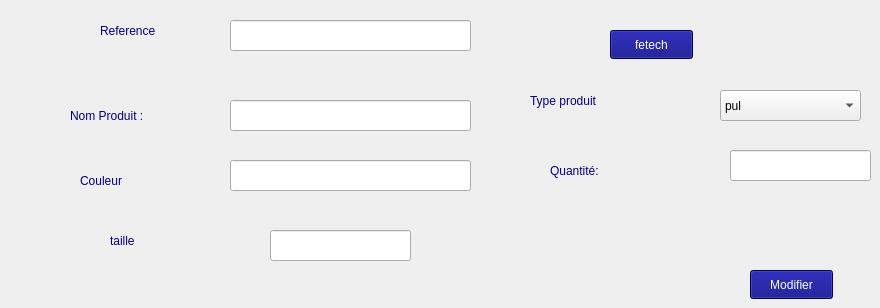
               <widget class="QWidget" name="tab_4">
                <attribute name="title">
                 <string>modifier</string>
                </attribute>
                <widget class="QLineEdit" name="le_qte_2">
                 <property name="geometry">
                  <rect>
                   <x>730</x>
                   <y>150</y>
                   <width>141</width>
                   <height>31</height>
                  </rect>
                 </property>
                 <property name="styleSheet">
                  <string notr="true">border-bottom-color: rgb(0, 0, 127);</string>
                 </property>
                </widget>
                <widget class="QLineEdit" name="le_col_2">
                 <property name="geometry">
                  <rect>
                   <x>230</x>
                   <y>160</y>
                   <width>241</width>
                   <height>31</height>
                  </rect>
                 </property>
                 <property name="styleSheet">
                  <string notr="true">border-bottom-color: rgb(0, 0, 127);</string>
                 </property>
                </widget>
                <widget class="QLabel" name="label_23">
                 <property name="geometry">
                  <rect>
                   <x>530</x>
                   <y>90</y>
                   <width>121</width>
                   <height>21</height>
                  </rect>
                 </property>
                 <property name="styleSheet">
                  <string notr="true">color: rgb(0, 0, 127);</string>
                 </property>
                 <property name="text">
                  <string>Type produit</string>
                 </property>
                </widget>
                <widget class="QLabel" name="label_24">
                 <property name="geometry">
                  <rect>
                   <x>70</x>
                   <y>100</y>
                   <width>91</width>
                   <height>31</height>
                  </rect>
                 </property>
                 <property name="styleSheet">
                  <string notr="true">color: rgb(0, 0, 127);</string>
                 </property>
                 <property name="text">
                  <string>Nom Produit :</string>
                 </property>
                </widget>
                <widget class="QLabel" name="label_25">
                 <property name="geometry">
                  <rect>
                   <x>110</x>
                   <y>230</y>
                   <width>101</width>
                   <height>21</height>
                  </rect>
                 </property>
                 <property name="styleSheet">
                  <string notr="true">color: rgb(0, 0, 127);</string>
                 </property>
                 <property name="text">
                  <string>taille</string>
                 </property>
                </widget>
                <widget class="QLineEdit" name="le_nomp_2">
                 <property name="geometry">
                  <rect>
                   <x>230</x>
                   <y>100</y>
                   <width>241</width>
                   <height>31</height>
                  </rect>
                 </property>
                 <property name="styleSheet">
                  <string notr="true">border-bottom-color: rgb(0, 0, 127);</string>
                 </property>
                 <property name="inputMask">
                  <string/>
                 </property>
                 <property name="text">
                  <string/>
                 </property>
                </widget>
                <widget class="QComboBox" name="cb_type_2">
                 <property name="geometry">
                  <rect>
                   <x>720</x>
                   <y>90</y>
                   <width>141</width>
                   <height>31</height>
                  </rect>
                 </property>
                 <property name="styleSheet">
                  <string notr="true">border-bottom-color: rgb(0, 0, 127);</string>
                 </property>
                 <item>
                  <property name="text">
                   <string>pul</string>
                  </property>
                 </item>
                 <item>
                  <property name="text">
                   <string>t-shiejkbhj</string>
                  </property>
                 </item>
                </widget>
                <widget class="QLineEdit" name="le_taille_2">
                 <property name="geometry">
                  <rect>
                   <x>270</x>
                   <y>230</y>
                   <width>141</width>
                   <height>31</height>
                  </rect>
                 </property>
                 <property name="styleSheet">
                  <string notr="true">border-bottom-color: rgb(0, 0, 127);</string>
                 </property>
                </widget>
                <widget class="QLabel" name="label_26">
                 <property name="geometry">
                  <rect>
                   <x>550</x>
                   <y>160</y>
                   <width>101</width>
                   <height>21</height>
                  </rect>
                 </property>
                 <property name="styleSheet">
                  <string notr="true">color: rgb(0, 0, 127);</string>
                 </property>
                 <property name="text">
                  <string>Quantité:</string>
                 </property>
                </widget>
                <widget class="QLabel" name="label_27">
                 <property name="geometry">
                  <rect>
                   <x>80</x>
                   <y>170</y>
                   <width>101</width>
                   <height>21</height>
                  </rect>
                 </property>
                 <property name="styleSheet">
                  <string notr="true">color: rgb(0, 0, 127);</string>
                 </property>
                 <property name="text">
                  <string>Couleur</string>
                 </property>
                </widget>
                <widget class="QPushButton" name="pushButton_18">
                 <property name="geometry">
                  <rect>
                   <x>750</x>
                   <y>270</y>
                   <width>83</width>
                   <height>29</height>
                  </rect>
                 </property>
                 <property name="styleSheet">
                  <string notr="true">background-color: rgb(0, 0, 127);
color: rgb(255, 255, 255);</string>
                 </property>
                 <property name="text">
                  <string>Modifier</string>
                 </property>
                </widget>
                <widget class="QLineEdit" name="le_ref_3">
                 <property name="geometry">
                  <rect>
                   <x>230</x>
                   <y>20</y>
                   <width>241</width>
                   <height>31</height>
                  </rect>
                 </property>
                 <property name="styleSheet">
                  <string notr="true">border-bottom-color: rgb(0, 0, 127);</string>
                 </property>
                 <property name="inputMask">
                  <string/>
                 </property>
                 <property name="text">
                  <string/>
                 </property>
                 <property name="maxLength">
                  <number>32767</number>
                 </property>
                </widget>
                <widget class="QPushButton" name="pushButton_19">
                 <property name="geometry">
                  <rect>
                   <x>610</x>
                   <y>30</y>
                   <width>83</width>
                   <height>29</height>
                  </rect>
                 </property>
                 <property name="styleSheet">
                  <string notr="true">background-color: rgb(0, 0, 127);
color: rgb(255, 255, 255);</string>
                 </property>
                 <property name="text">
                  <string>fetech</string>
                 </property>
                </widget>
                <widget class="QLabel" name="label_28">
                 <property name="geometry">
                  <rect>
                   <x>100</x>
                   <y>10</y>
                   <width>111</width>
                   <height>41</height>
                  </rect>
                 </property>
                 <property name="styleSheet">
                  <string notr="true">color: rgb(0, 0, 127);
</string>
                 </property>
                 <property name="text">
                  <string>Reference</string>
                 </property>
                </widget>
               </widget>
